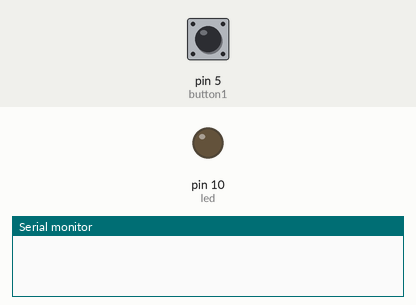
Simulated run of this sketch. Board: Arduino Uno, built with avr-gcc and run on an emulated ATmega328P. Parts: output pins drawn as LEDs (lit = HIGH), the last lines printed to the serial monitor. The inputs (shaded band) are chosen by the test bench; at power-on: pin 5 (button1) HIGH.

Above: at 1.2 s.
1.3 s: pin 5 (button1) pulled LOW for 0.15 s
At 3.2 s:
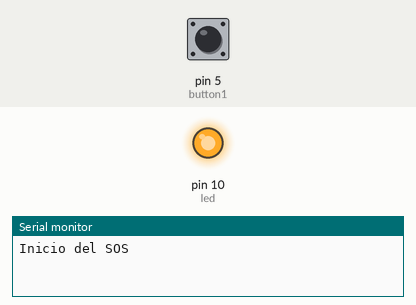
At 12.86 s:
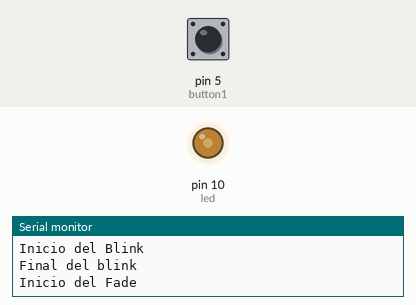
Timing chart, 0 to 14.5 s (numbered marks = the images above; inputs shaded):
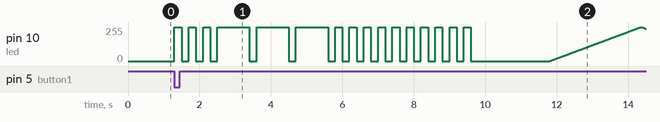

The sketch:

Secuencias.ino
```cpp
int button1 = 5;
int led = 10;

int shortDelay = 200;
int longDelay = 900;


void setup() {
  pinMode(button1, INPUT_PULLUP);
  pinMode(led, OUTPUT);
  Serial.begin(9600);
}

void loop() {
  //read button input
  int buttonState1 = digitalRead(button1);

  //check the state of the button 1
  if (buttonState1 == LOW) {
    Serial.println("Inicio del SOS");
    // Morse for letter S
    for (int i = 0; i < 3; i++) {
      digitalWrite(led, HIGH);
      delay(shortDelay);
      digitalWrite(led, LOW);
      delay(shortDelay);
    }

    // Morse for letter O
    for (int i = 0; i < 3; i++) {
      digitalWrite(led, HIGH);
      delay(longDelay);
      digitalWrite(led, LOW);
      delay(shortDelay);
    }

    // Morse fir letter S
    for (int i = 0; i < 3; i++) {
      digitalWrite(led, HIGH);
      delay(shortDelay);
      digitalWrite(led, LOW);
      delay(shortDelay);


    }

    Serial.println("Inicio del Blink");
    for (int i = 0; i < 7; i++) {
      digitalWrite(led, HIGH);
      delay(shortDelay);
      digitalWrite(led, LOW);
      delay(shortDelay);
    }
    Serial.println("Final del blink");
    delay(2000);


    Serial.println("Inicio del Fade");
    for (int j = 0; j <= 7; j++) {
      //Fade in
      for (int i = 0; i <= 255; i++) {
        analogWrite(led, i);
        delay(10);
      }

      //Fade out
      for (int i = 255; i >= 0; i--) {
        analogWrite(led, i);
        delay(10);
      }
    }
    Serial.println("Final del fade");
    delay(2000);
  }
}
```

Measured:
- after the input at 1.3 s, pin 10 (led): 0/255 → 255/255 at once, → 0/255 0.20 s later, → 255/255 0.20 s later, → 0/255 0.20 s later, … (300 changes in this stretch)
